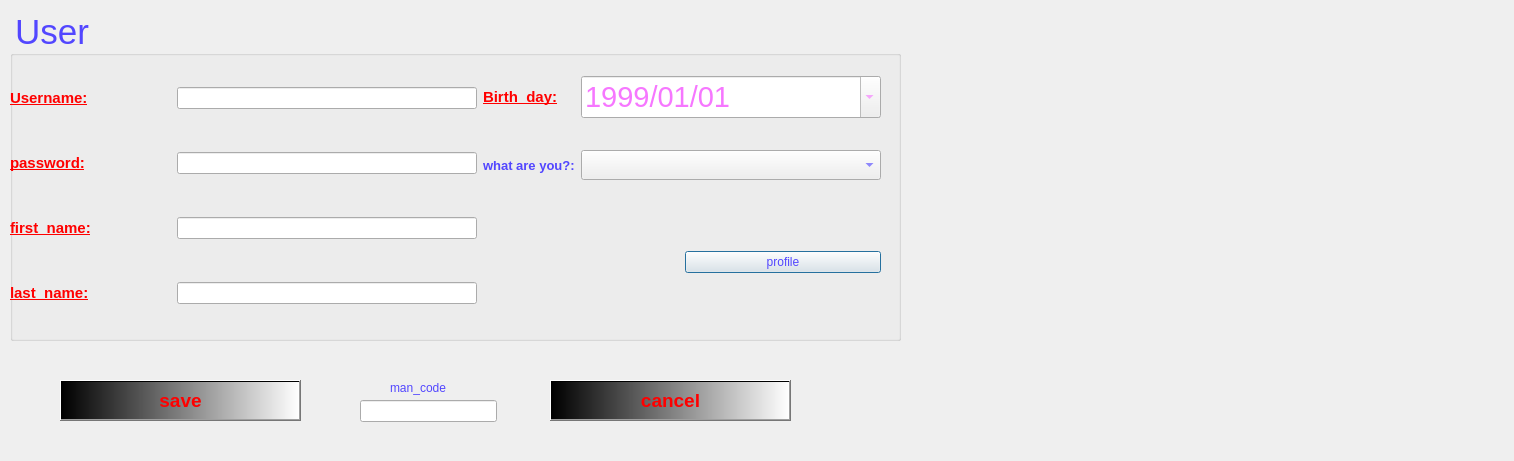
<?xml version="1.0" encoding="UTF-8"?>
<ui version="4.0">
 <class>reg</class>
 <widget class="QDialog" name="reg">
  <property name="geometry">
   <rect>
    <x>0</x>
    <y>0</y>
    <width>1514</width>
    <height>461</height>
   </rect>
  </property>
  <property name="windowTitle">
   <string>Dialog</string>
  </property>
  <property name="styleSheet">
   <string notr="true">color:rgb(82, 70, 255)</string>
  </property>
  <widget class="QGroupBox" name="groupBox_user">
   <property name="geometry">
    <rect>
     <x>10</x>
     <y>10</y>
     <width>891</width>
     <height>331</height>
    </rect>
   </property>
   <property name="font">
    <font>
     <pointsize>26</pointsize>
    </font>
   </property>
   <property name="title">
    <string>User</string>
   </property>
   <widget class="QWidget" name="">
    <property name="geometry">
     <rect>
      <x>0</x>
      <y>40</y>
      <width>871</width>
      <height>291</height>
     </rect>
    </property>
    <layout class="QHBoxLayout" name="horizontalLayout">
     <item>
      <layout class="QVBoxLayout" name="verticalLayout_2">
       <item>
        <layout class="QHBoxLayout" name="horizontalLayout_user">
         <item>
          <widget class="QLabel" name="label_user">
           <property name="font">
            <font>
             <pointsize>11</pointsize>
             <weight>75</weight>
             <bold>true</bold>
             <underline>true</underline>
            </font>
           </property>
           <property name="styleSheet">
            <string notr="true">color: rgb(255, 0, 0)</string>
           </property>
           <property name="text">
            <string>Username:</string>
           </property>
          </widget>
         </item>
         <item>
          <widget class="QLineEdit" name="lineEdit_user">
           <property name="minimumSize">
            <size>
             <width>300</width>
             <height>22</height>
            </size>
           </property>
           <property name="maximumSize">
            <size>
             <width>300</width>
             <height>22</height>
            </size>
           </property>
          </widget>
         </item>
        </layout>
       </item>
       <item>
        <layout class="QHBoxLayout" name="horizontalLayout_user_2">
         <item>
          <widget class="QLabel" name="label_pass">
           <property name="font">
            <font>
             <pointsize>11</pointsize>
             <weight>75</weight>
             <bold>true</bold>
             <underline>true</underline>
            </font>
           </property>
           <property name="styleSheet">
            <string notr="true">color: rgb(255, 0, 0)</string>
           </property>
           <property name="text">
            <string>password:</string>
           </property>
          </widget>
         </item>
         <item>
          <widget class="QLineEdit" name="lineEdit_pass">
           <property name="minimumSize">
            <size>
             <width>300</width>
             <height>22</height>
            </size>
           </property>
           <property name="maximumSize">
            <size>
             <width>300</width>
             <height>22</height>
            </size>
           </property>
          </widget>
         </item>
        </layout>
       </item>
       <item>
        <layout class="QHBoxLayout" name="horizontalLayout_user_3">
         <item>
          <widget class="QLabel" name="label_first_name">
           <property name="font">
            <font>
             <pointsize>11</pointsize>
             <weight>75</weight>
             <bold>true</bold>
             <underline>true</underline>
            </font>
           </property>
           <property name="styleSheet">
            <string notr="true">color: rgb(255, 0, 0)</string>
           </property>
           <property name="text">
            <string>first_name:</string>
           </property>
          </widget>
         </item>
         <item>
          <widget class="QLineEdit" name="lineEdit_first_name">
           <property name="minimumSize">
            <size>
             <width>300</width>
             <height>22</height>
            </size>
           </property>
           <property name="maximumSize">
            <size>
             <width>300</width>
             <height>22</height>
            </size>
           </property>
          </widget>
         </item>
        </layout>
       </item>
       <item>
        <layout class="QHBoxLayout" name="horizontalLayout_user_4">
         <item>
          <widget class="QLabel" name="label_first_name_2">
           <property name="font">
            <font>
             <pointsize>11</pointsize>
             <weight>75</weight>
             <bold>true</bold>
             <underline>true</underline>
            </font>
           </property>
           <property name="styleSheet">
            <string notr="true">color: rgb(255, 0, 0)</string>
           </property>
           <property name="text">
            <string>last_name:</string>
           </property>
          </widget>
         </item>
         <item>
          <widget class="QLineEdit" name="lineEdit_last_name">
           <property name="minimumSize">
            <size>
             <width>300</width>
             <height>22</height>
            </size>
           </property>
           <property name="maximumSize">
            <size>
             <width>300</width>
             <height>22</height>
            </size>
           </property>
          </widget>
         </item>
        </layout>
       </item>
      </layout>
     </item>
     <item>
      <layout class="QVBoxLayout" name="verticalLayout_3">
       <item>
        <layout class="QHBoxLayout" name="horizontalLayout_user_5">
         <item>
          <widget class="QLabel" name="label_first_name_3">
           <property name="font">
            <font>
             <pointsize>11</pointsize>
             <weight>75</weight>
             <bold>true</bold>
             <underline>true</underline>
            </font>
           </property>
           <property name="styleSheet">
            <string notr="true">color: rgb(255, 0, 0)</string>
           </property>
           <property name="text">
            <string>Birth_day:</string>
           </property>
          </widget>
         </item>
         <item>
          <widget class="QDateEdit" name="dateEdit">
           <property name="minimumSize">
            <size>
             <width>300</width>
             <height>30</height>
            </size>
           </property>
           <property name="font">
            <font>
             <pointsize>22</pointsize>
             <weight>50</weight>
             <bold>false</bold>
            </font>
           </property>
           <property name="styleSheet">
            <string notr="true">color:rgb(246, 119, 255);</string>
           </property>
           <property name="displayFormat">
            <string>yyyy/MM/dd</string>
           </property>
           <property name="calendarPopup">
            <bool>true</bool>
           </property>
           <property name="date">
            <date>
             <year>1999</year>
             <month>1</month>
             <day>1</day>
            </date>
           </property>
          </widget>
         </item>
        </layout>
       </item>
       <item>
        <layout class="QHBoxLayout" name="horizontalLayout_4">
         <item>
          <widget class="QLabel" name="label">
           <property name="font">
            <font>
             <pointsize>10</pointsize>
             <weight>75</weight>
             <bold>true</bold>
            </font>
           </property>
           <property name="text">
            <string>what are you?:</string>
           </property>
          </widget>
         </item>
         <item>
          <widget class="QComboBox" name="comboBox_kind">
           <property name="minimumSize">
            <size>
             <width>300</width>
             <height>30</height>
            </size>
           </property>
           <property name="currentIndex">
            <number>-1</number>
           </property>
           <property name="modelColumn">
            <number>0</number>
           </property>
          </widget>
         </item>
        </layout>
       </item>
       <item>
        <layout class="QHBoxLayout" name="horizontalLayout_3">
         <item>
          <widget class="QLabel" name="label_3">
           <property name="minimumSize">
            <size>
             <width>100</width>
             <height>100</height>
            </size>
           </property>
           <property name="text">
            <string/>
           </property>
          </widget>
         </item>
         <item>
          <widget class="QPushButton" name="pushButton_4">
           <property name="text">
            <string>profile</string>
           </property>
          </widget>
         </item>
        </layout>
       </item>
      </layout>
     </item>
    </layout>
   </widget>
  </widget>
  <widget class="QPushButton" name="pushButton">
   <property name="geometry">
    <rect>
     <x>60</x>
     <y>380</y>
     <width>241</width>
     <height>41</height>
    </rect>
   </property>
   <property name="font">
    <font>
     <pointsize>14</pointsize>
     <weight>75</weight>
     <bold>true</bold>
    </font>
   </property>
   <property name="styleSheet">
    <string notr="true">color: rgb(255, 0, 0);
background-color: qlineargradient(spread:pad, x1:0, y1:0, x2:1, y2:0, stop:0 rgba(0, 0, 0, 255), stop:1 rgba(255, 255, 255, 255));
</string>
   </property>
   <property name="text">
    <string>save</string>
   </property>
  </widget>
  <widget class="QPushButton" name="pushButton_2">
   <property name="geometry">
    <rect>
     <x>550</x>
     <y>380</y>
     <width>241</width>
     <height>41</height>
    </rect>
   </property>
   <property name="font">
    <font>
     <pointsize>14</pointsize>
     <weight>75</weight>
     <bold>true</bold>
    </font>
   </property>
   <property name="styleSheet">
    <string notr="true">color: rgb(255, 0, 0);
background-color: qlineargradient(spread:pad, x1:0, y1:0, x2:1, y2:0, stop:0 rgba(0, 0, 0, 255), stop:1 rgba(255, 255, 255, 255));
</string>
   </property>
   <property name="text">
    <string>cancel</string>
   </property>
  </widget>
  <widget class="QLineEdit" name="goooo_2">
   <property name="geometry">
    <rect>
     <x>360</x>
     <y>400</y>
     <width>137</width>
     <height>22</height>
    </rect>
   </property>
  </widget>
  <widget class="QLabel" name="goooo">
   <property name="geometry">
    <rect>
     <x>390</x>
     <y>380</y>
     <width>137</width>
     <height>16</height>
    </rect>
   </property>
   <property name="text">
    <string>man_code</string>
   </property>
  </widget>
  <widget class="QWidget" name="">
   <property name="geometry">
    <rect>
     <x>0</x>
     <y>0</y>
     <width>2</width>
     <height>2</height>
    </rect>
   </property>
   <layout class="QVBoxLayout" name="verticalLayout"/>
  </widget>
 </widget>
 <resources/>
 <connections/>
</ui>
